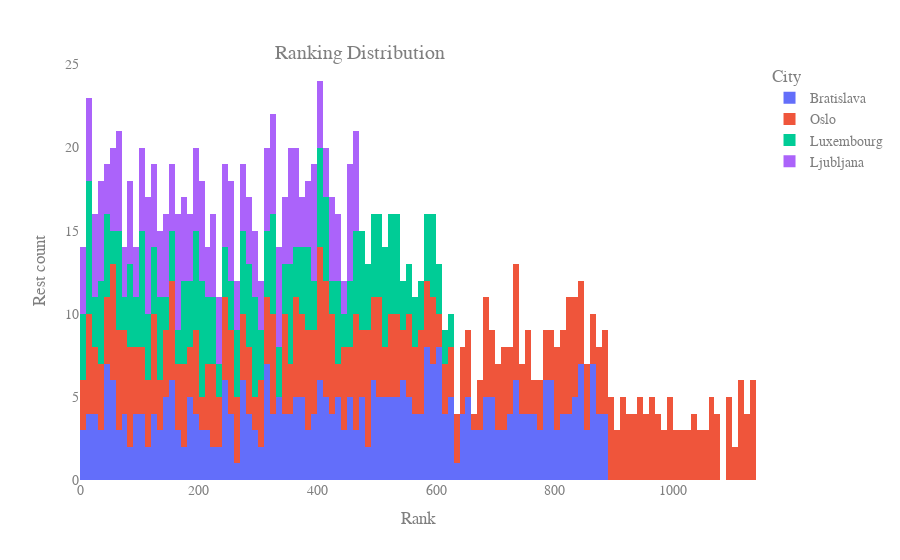

Notebook code for this chart:
### Markdown cell above
### Now we check the Ranking distribution in the least common cities.

### Code cell
fig = px.histogram(
    food_data[
        food_data["City"].isin(
            ["Heelsinki", "Bratislava", "Luxembourg", "Ljubljana", "Oslo"]
        )
    ],
    x="Ranking",
    nbins=200,
    color="City",
)

fig.update_layout(
    {"plot_bgcolor": "rgba(0, 0, 0, 0)", "paper_bgcolor": "rgba(0, 0, 0, 0)",},
    title={
        "text": "Ranking Distribution",
        "y": 0.92,
        "x": 0.4,
        "xanchor": "center",
        "yanchor": "top",
    },
    xaxis_title="Rank",
    yaxis_title="Rest count",
    font={"family": "Courier New, monospace", "size": 14, "color": "#7f7f7f"},
)

fig.show()

### Figure 1 — Plotly figure (JSON) as saved in the notebook; plotly's stock layout.template omitted (floating-point values rounded to 4 significant figures; data arrays with more than 128 entries replaced by an {"elided": "..."} marker saying what was removed)
{"data": [{"alignmentgroup": "True", "bingroup": "x", "hovertemplate": "City=Bratislava<br>Ranking=%{x}<br>count=%{y}<extra></extra>", "legendgroup": "Bratislava", "marker": {"color": "#636efa"}, "name": "Bratislava", "nbinsx": 200, "offsetgroup": "Bratislava", "orientation": "v", "showlegend": true, "type": "histogram", "x": {"elided": "380 int values"}, "xaxis": "x", "yaxis": "y"}, {"alignmentgroup": "True", "bingroup": "x", "hovertemplate": "City=Oslo<br>Ranking=%{x}<br>count=%{y}<extra></extra>", "legendgroup": "Oslo", "marker": {"color": "#EF553B"}, "name": "Oslo", "nbinsx": 200, "offsetgroup": "Oslo", "orientation": "v", "showlegend": true, "type": "histogram", "x": {"elided": "488 int values"}, "xaxis": "x", "yaxis": "y"}, {"alignmentgroup": "True", "bingroup": "x", "hovertemplate": "City=Luxembourg<br>Ranking=%{x}<br>count=%{y}<extra></extra>", "legendgroup": "Luxembourg", "marker": {"color": "#00cc96"}, "name": "Luxembourg", "nbinsx": 200, "offsetgroup": "Luxembourg", "orientation": "v", "showlegend": true, "type": "histogram", "x": {"elided": "263 int values"}, "xaxis": "x", "yaxis": "y"}, {"alignmentgroup": "True", "bingroup": "x", "hovertemplate": "City=Ljubljana<br>Ranking=%{x}<br>count=%{y}<extra></extra>", "legendgroup": "Ljubljana", "marker": {"color": "#ab63fa"}, "name": "Ljubljana", "nbinsx": 200, "offsetgroup": "Ljubljana", "orientation": "v", "showlegend": true, "type": "histogram", "x": {"elided": "222 int values"}, "xaxis": "x", "yaxis": "y"}], "layout": {"barmode": "relative", "font": {"color": "#7f7f7f", "family": "Courier New, monospace", "size": 14}, "legend": {"title": {"text": "City"}, "tracegroupgap": 0}, "margin": {"t": 60}, "paper_bgcolor": "rgba(0, 0, 0, 0)", "plot_bgcolor": "rgba(0, 0, 0, 0)", "title": {"text": "Ranking Distribution", "x": 0.4, "xanchor": "center", "y": 0.92, "yanchor": "top"}, "xaxis": {"anchor": "y", "domain": [0, 1], "title": {"text": "Rank"}}, "yaxis": {"anchor": "x", "domain": [0, 1], "title": {"text": "Rest count"}}}}
